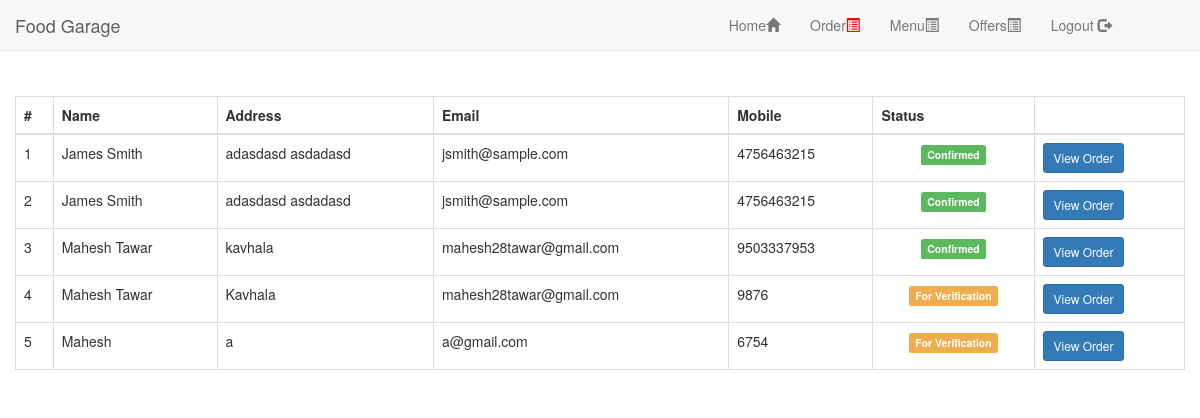
The app's page /admin/orders.php (signed in) with its own data.
### tables this page shows
CREATE TABLE `orders` (
  `id` int(30) NOT NULL,
  `name` text NOT NULL,
  `address` text NOT NULL,
  `mobile` text NOT NULL,
  `email` text NOT NULL,
  `status` tinyint(1) NOT NULL DEFAULT 0 COMMENT '1-Confirmed,0-For Verification',
  `user_id` int(11) NOT NULL
);

### admin/orders.php (the view, shortened to what this page needs)
<?php
include('header.php');
include('db.php');
?>
<div class="container-fluid" style="padding-top:8%;">
    <div class="card">
		<div class="card-body">
			<table class="table table-bordered">
		<thead>
			 <tr>
			<th>#</th>
			<th>Name</th>
			<th>Address</th>
			<th>Email</th>
			<th>Mobile</th>
			<th>Status</th>
			<th></th>
			</tr>
		</thead>
		<tbody>
			<?php
			$qry = $conn->query("SELECT * FROM orders ");
			while($row=$qry->fetch_assoc()):
			 ?>
			 <tr>
			 		<td><?php echo $row['id']  ?></td>
			 		<td><?php echo $row['name'] ?></td>
			 		<td><?php echo $row['address'] ?></td>
			 		<td><?php echo $row['email'] ?></td>
			 		<td><?php echo $row['mobile'] ?></td>
			 		<?php if($row['status'] == 1): ?>
			 			<td class="text-center"><span class="label label-success">Confirmed</span></td>
			 		<?php else: ?>
			 			<td class="text-center"><span class="label label-warning">For Verification</span></td>
			 		<?php endif; ?>
			 		<td>
			 		<a href="view_orders.php?id=<?php echo $row['id'] ?>" class="btn btn-sm btn-primary" >View Order</a>
			 		</td>
			 </tr>
			<?php endwhile; ?>
		</tbody>
	</table>
		</div>
	</div>
</div>

### records on screen
orders: id "1", name "James Smith", address "adasdasd asdadasd", email "jsmith@sample.com", mobile "4756463215", status "Confirmed"
orders: id "2", name "James Smith", address "adasdasd asdadasd", email "jsmith@sample.com", mobile "4756463215", status "Confirmed"
orders: id "3", name "Mahesh Tawar", address "kavhala", email "mahesh28tawar@gmail.com", mobile "9503337953", status "Confirmed"
orders: id "4", name "Mahesh Tawar", address "Kavhala", email "mahesh28tawar@gmail.com", mobile "9876", status "For Verification"
orders: id "5", name "Mahesh", address "a", email "a@gmail.com", mobile "6754", status "For Verification"
